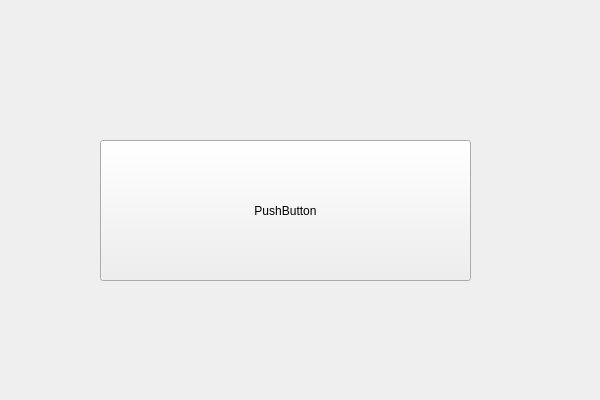
<?xml version="1.0" encoding="UTF-8"?>
<ui version="4.0">
 <class>QtWidgetsApplicationClass</class>
 <widget class="QWidget" name="QtWidgetsApplicationClass">
  <property name="geometry">
   <rect>
    <x>0</x>
    <y>0</y>
    <width>600</width>
    <height>400</height>
   </rect>
  </property>
  <property name="windowTitle">
   <string>QtWidgetsApplication</string>
  </property>
  <widget class="QPushButton" name="pushButton">
   <property name="geometry">
    <rect>
     <x>100</x>
     <y>140</y>
     <width>371</width>
     <height>141</height>
    </rect>
   </property>
   <property name="text">
    <string>PushButton</string>
   </property>
  </widget>
 </widget>
 <layoutdefault spacing="6" margin="11"/>
 <resources>
  <include location="qtwidgetsapplication.qrc"/>
 </resources>
 <connections/>
</ui>
